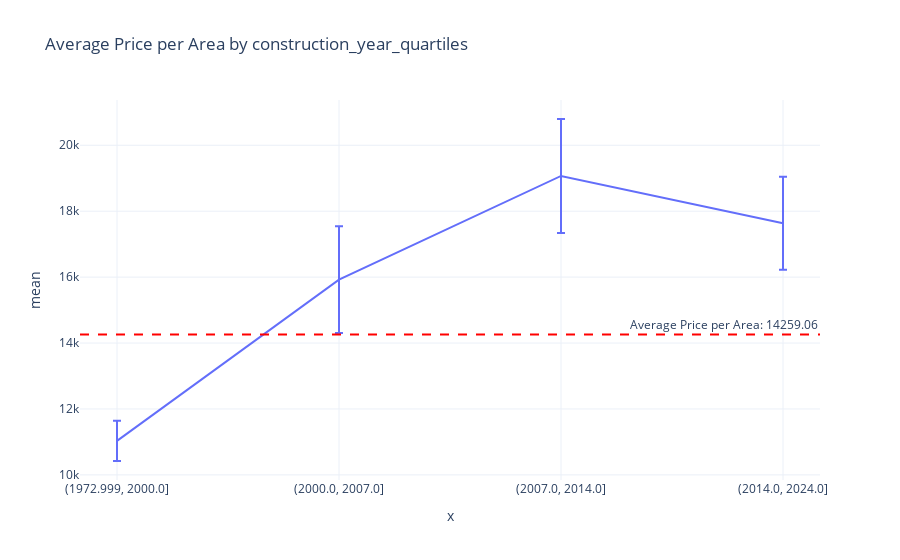

The notebook cell saved with this chart:
### Code cell
calculate_average_price_per_area_with_margin(
    beira_mar_listings, "construction_year_quartiles"
)

### Figure 1 — Plotly figure (JSON) as saved in the notebook; plotly's stock layout.template omitted (floating-point values rounded to 4 significant figures)
{"data": [{"error_y": {"array": [611.6, 1618.0, 1728.0, 1408.0]}, "hovertemplate": "x=%{x}<br>mean=%{y}<extra></extra>", "legendgroup": "", "line": {"color": "#636efa", "dash": "solid"}, "marker": {"symbol": "circle"}, "mode": "lines", "name": "", "orientation": "v", "showlegend": false, "type": "scatter", "x": ["(1972.999, 2000.0]", "(2000.0, 2007.0]", "(2007.0, 2014.0]", "(2014.0, 2024.0]"], "xaxis": "x", "y": [11030.0, 15920.0, 19070.0, 17630.0], "yaxis": "y"}], "layout": {"annotations": [{"showarrow": false, "text": "Average Price per Area: 14259.06", "x": 1, "xanchor": "right", "xref": "x domain", "y": 14260.0, "yanchor": "bottom", "yref": "y"}], "legend": {"tracegroupgap": 0}, "shapes": [{"line": {"color": "red", "dash": "dash"}, "type": "line", "x0": 0, "x1": 1, "xref": "x domain", "y0": 14260.0, "y1": 14260.0, "yref": "y"}], "title": {"text": "Average Price per Area by construction_year_quartiles"}, "xaxis": {"anchor": "y", "domain": [0, 1], "title": {"text": "x"}, "type": "category"}, "yaxis": {"anchor": "x", "domain": [0, 1], "title": {"text": "mean"}}}}
